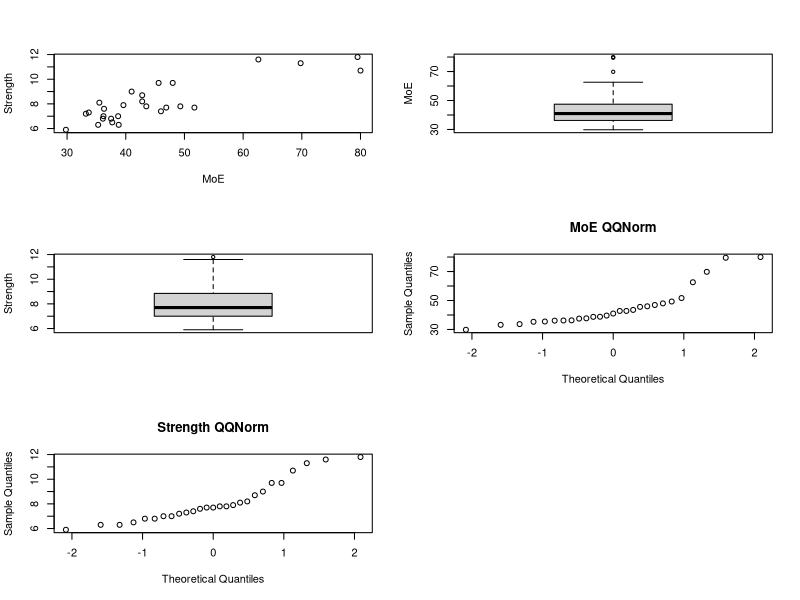

R code for this plot:
MoE <- c(29.8, 33.2, 33.7, 35.3, 35.5, 36.1, 36.2, 36.3, 37.5, 37.7, 38.7, 38.8, 39.6, 41.0, 42.8, 42.8, 43.5, 45.6, 46.0, 46.9, 48.0, 49.3, 51.7, 62.6, 69.8, 79.5, 80.0)
Strength <- c(5.9, 7.2, 7.3, 6.3, 8.1, 6.8, 7.0, 7.6, 6.8, 6.5, 7.0, 6.3, 7.9, 9.0, 8.2, 8.7, 7.8, 9.7, 7.4, 7.7, 9.7, 7.8, 7.7, 11.6, 11.3, 11.8, 10.7)
par(mfrow = c(3, 2))
plot(MoE, Strength)
boxplot(MoE, ylab = "MoE")
boxplot(Strength, ylab = "Strength")
qqnorm(MoE, main = "MoE QQNorm")
qqnorm(Strength, main = "Strength QQNorm")
cor(MoE, Strength)
zMoE <- (MoE-mean(MoE))/sd(MoE)
zStr <- (Strength-mean(Strength))/sd(Strength)
1/26*(-1.15*-1.35 + -.89*-.56 + -.86*-.51 + -.73*-1.1 + -.72*-.02 + -.68*-.9 + -.67*-.68 + -.66*-.33 + -.57*-.8 + -.55*-.99 + -.48*-.69 + -.47*-1.11 + -.41*-.15 + -.3*.51 + -.17*.04 + -.17*.34 + -.12*-.21 + .03*.94 + .06*-.45 + .13*-.27 + .22*.94 + .31*-.2 + .49*-.27 + 1.31*2.08 + 1.86*1.9 + 2.59*2.2 + 2.63*1.54)
sd(Strength)
sd(MoE)
lm(Strength ~ MoE)
error <- Strength - (3.29 + .107*MoE)
my_error <- c(-.58, .36, .4, -.77, 1, -.35, -.16, .43, -.5, -.82, -.43, -1.14, .37, 1.32, .33, .83, -.14, .33, -.81, -.61, 1.27, -.77, -1.12, 1.61, .54, 0, -1.15)
sum(my_error^2)


#11-3
x <- c(45, 58, 71, 71, 85, 98, 108)
y <- c(3.20, 3.40, 3.47, 3.55, 3.60, 3.70, 3.80)
mean(x)
mean(y)
mean(x*y)
mean(x^2)
lm(y ~ x)
yresid <- 2.84 + .009*x
ypsilon <- y-yresid
anova(lm(y~x))
